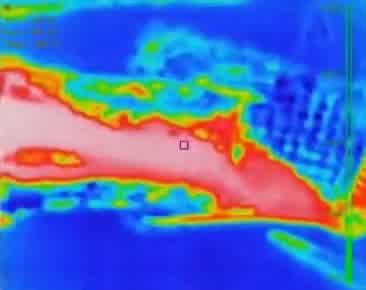
#> input picture thermal_videos/flow_frames/frame20.jpg, 366 x 290 px
$ python contours.py
#> lines starting #> are read from the running program, lines starting #| are printed output that depends on the picture; after the words box and inside, x2 and y2 are one past the last pixel; in counts of white or black regions, pixels touching at a corner belong together
import cv2
import numpy as np

# Load the image
image = cv2.imread('../thermal_videos/flow_frames/frame20.jpg', cv2.IMREAD_COLOR)
#> image is the input picture: shape (290, 366, 3); mean B, G, R 183.1, 112.2, 83.5

# Convert the image to grayscale
gray = cv2.cvtColor(image, cv2.COLOR_BGR2GRAY)
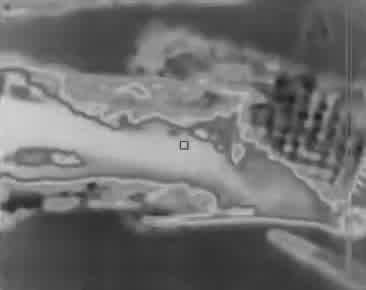
#> gray: shape (290, 366); min 30, max 215, mean 111.7

# Apply thresholding or edge detection to find contours
_, threshold = cv2.threshold(gray, 127, 255, cv2.THRESH_BINARY)
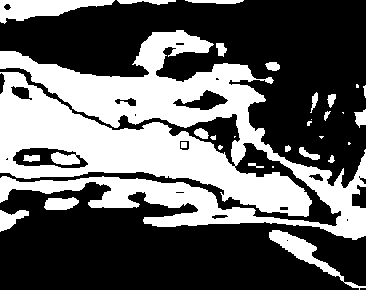
#> threshold: shape (290, 366); 38.2% white; 31 white regions (9 under 20 px)

# Find contours using cv2.findContours
contours, _ = cv2.findContours(threshold, cv2.RETR_EXTERNAL, cv2.CHAIN_APPROX_SIMPLE)
#> contours = 29 contours, 11 with area under 20; largest, box (x1, y1, x2, y2) and area: (0, 30, 366, 240) 36048, (0, 0, 115, 24) 1378, (269, 230, 366, 290) 940, (44, 197, 79, 210) 312, (0, 210, 29, 232) 300

# Draw the contours on the original image
cv2.drawContours(image, contours, -1, (0, 255, 0), 2)
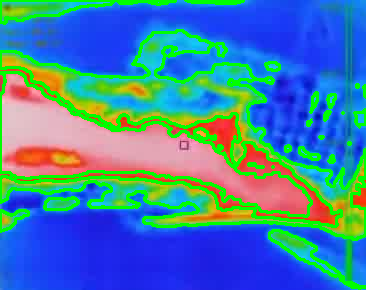
#> image: shape (290, 366, 3); 14.15% of pixels changed, all inside (x1, y1, x2, y2) = (0, 0, 366, 290)

# Display the image with contours
cv2.imshow('Contours', image)

# Wait for a key press and close the image window
cv2.waitKey(0)
cv2.destroyAllWindows()
